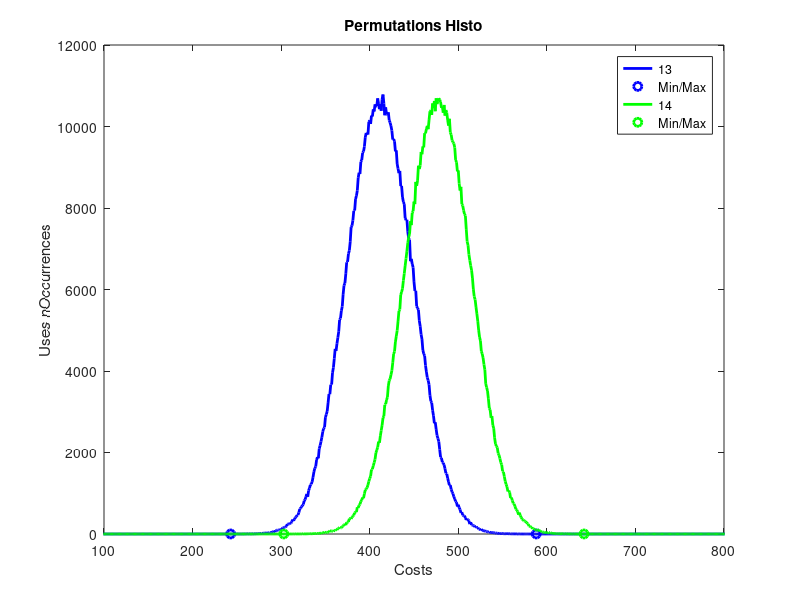

This figure's MATLAB source:
%% Histogram For Random
clear;
clc;


T_13 = load("histo_cost_13.txt");
T_14 = load("histo_cost_14.txt");

n_costs = T_13;
[lin, col] = size(n_costs);
costs = [1 : 1 : lin];

first1 = find(n_costs, 1, "first");
last1 = find(n_costs, 1, 'last');

plot_1 = plot(costs, n_costs, "b", "LineWidth", 2)
hold on
plot_2 = plot([costs(first1) costs(last1)], [n_costs(first1) n_costs(last1)], "bo", "LineWidth", 2)
hold on

n_costs = T_14;
[lin, col] = size(n_costs);
costs = [1 : 1 : lin];

first2 = find(n_costs, 1, "first")
last2 = find(n_costs, 1, 'last')

if first2 < first1
    first = first2
else
    first = first1
end

if last2 > last1
    last = last2
else
    last = last1
end

plot_3 = plot(costs, n_costs, "g", "LineWidth", 2)
hold on
plot_4 = plot([costs(first2) costs(last2)], [n_costs(first2) n_costs(last2)], "go", "LineWidth", 2)
hold on

legend([plot_1 plot_2 plot_3, plot_4], "13", "Min/Max", "14", "Min/Max")


title('Permutations Histo')
xlabel('Costs')
ylabel('Uses nOccurrences')
xlim([100 800])
%set(gca, 'YScale', 'log')











